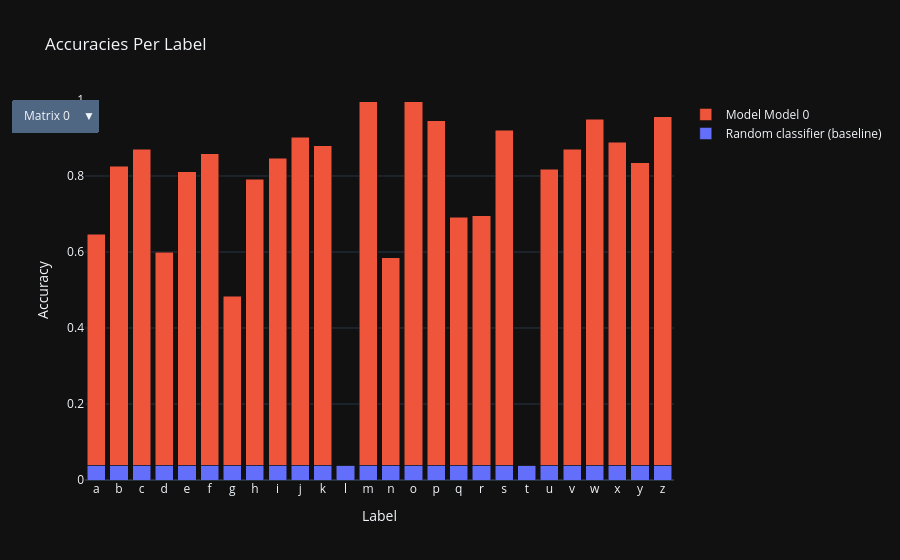

The notebook cell this image was saved under:
### Code cell
visualise_label_accuracies(list(range(10)), path=os.path.abspath("./model/training_reverse_pyramid1"))

### Figure 1 — Plotly figure (JSON) as saved in the notebook; plotly's stock layout.template omitted (floating-point values rounded to 4 significant figures)
{"data": [{"name": "Random classifier (baseline)", "type": "bar", "x": ["a", "b", "c", "d", "e", "f", "g", "h", "i", "j", "k", "l", "m", "n", "o", "p", "q", "r", "s", "t", "u", "v", "w", "x", "y", "z"], "y": [0.03846, 0.03846, 0.03846, 0.03846, 0.03846, 0.03846, 0.03846, 0.03846, 0.03846, 0.03846, 0.03846, 0.03846, 0.03846, 0.03846, 0.03846, 0.03846, 0.03846, 0.03846, 0.03846, 0.03846, 0.03846, 0.03846, 0.03846, 0.03846, 0.03846, 0.03846]}, {"name": "Model Model 0", "type": "bar", "visible": true, "x": ["a", "b", "c", "d", "e", "f", "g", "h", "i", "j", "k", "l", "m", "n", "o", "p", "q", "r", "s", "t", "u", "v", "w", "x", "y", "z"], "y": [0.6078, 0.7872, 0.8318, 0.5611, 0.7724, 0.8207, 0.4458, 0.7534, 0.8079, 0.8639, 0.8408, 0.0, 0.9574, 0.5465, 0.9564, 0.9064, 0.6533, 0.6574, 0.8822, 0.0, 0.7799, 0.8325, 0.9115, 0.8506, 0.7964, 0.9175]}, {"name": "Model Model 1", "type": "bar", "visible": false, "x": ["a", "b", "c", "d", "e", "f", "g", "h", "i", "j", "k", "l", "m", "n", "o", "p", "q", "r", "s", "t", "u", "v", "w", "x", "y", "z"], "y": [0.3901, 0.8351, 0.7956, 0.0, 0.8163, 0.7985, 0.5886, 0.8325, 0.6352, 0.8608, 0.8418, 0.2957, 0.9447, 0.0, 0.9709, 0.9339, 0.6132, 0.5968, 0.0, 0.6475, 0.825, 0.8439, 0.9034, 0.8022, 0.7599, 0.874]}, {"name": "Model Model 2", "type": "bar", "visible": false, "x": ["a", "b", "c", "d", "e", "f", "g", "h", "i", "j", "k", "l", "m", "n", "o", "p", "q", "r", "s", "t", "u", "v", "w", "x", "y", "z"], "y": [0.0, 0.5787, 0.8912, 0.5917, 0.8841, 0.0981, 0.0, 0.8251, 0.838, 0.7856, 0.5828, 0.0, 0.9436, 0.0, 0.0, 0.9115, 0.7942, 0.6336, 0.9016, 0.4665, 0.8884, 0.7836, 0.8962, 0.882, 0.7556, 0.9392]}, {"name": "Model Model 3", "type": "bar", "visible": false, "x": ["a", "b", "c", "d", "e", "f", "g", "h", "i", "j", "k", "l", "m", "n", "o", "p", "q", "r", "s", "t", "u", "v", "w", "x", "y", "z"], "y": [0.648, 0.8351, 0.8872, 0.5799, 0.0, 0.7479, 0.0, 0.0, 0.7951, 0.8124, 0.8535, 0.0, 0.9404, 0.4608, 0.9117, 0.8769, 0.749, 0.6336, 0.834, 0.5084, 0.7748, 0.821, 0.8973, 0.7809, 0.7856, 0.8415]}, {"name": "Model Model 4", "type": "bar", "visible": false, "x": ["a", "b", "c", "d", "e", "f", "g", "h", "i", "j", "k", "l", "m", "n", "o", "p", "q", "r", "s", "t", "u", "v", "w", "x", "y", "z"], "y": [0.0, 0.0, 0.09063, 0.0, 0.0, 0.346, 0.4253, 0.0, 0.8036, 0.3567, 0.0, 0.0, 0.9457, 0.0, 0.0, 0.0, 0.0, 0.0, 0.0, 0.0, 0.0, 0.563, 0.9563, 0.0, 0.761, 0.835]}, {"name": "Model Model 5", "type": "bar", "visible": false, "x": ["a", "b", "c", "d", "e", "f", "g", "h", "i", "j", "k", "l", "m", "n", "o", "p", "q", "r", "s", "t", "u", "v", "w", "x", "y", "z"], "y": [0.4091, 0.717, 0.8499, 0.5562, 0.0, 0.4219, 0.5897, 0.0, 0.7961, 0.8196, 0.8015, 0.0, 0.9415, 0.0, 0.9481, 0.9095, 0.0, 0.6455, 0.0, 0.0, 0.6643, 0.7752, 0.8973, 0.8157, 0.6399, 0.7828]}, {"name": "Model Model 6", "type": "bar", "visible": false, "x": ["a", "b", "c", "d", "e", "f", "g", "h", "i", "j", "k", "l", "m", "n", "o", "p", "q", "r", "s", "t", "u", "v", "w", "x", "y", "z"], "y": [0.3235, 0.5011, 0.858, 0.5404, 0.0, 0.0, 0.5596, 0.7187, 0.7886, 0.7722, 0.0, 0.0, 0.9574, 0.0, 0.9408, 0.9542, 0.0, 0.6594, 0.7234, 0.0, 0.5916, 0.7867, 0.8952, 0.8393, 0.6399, 0.0]}, {"name": "Model Model 7", "type": "bar", "visible": false, "x": ["a", "b", "c", "d", "e", "f", "g", "h", "i", "j", "k", "l", "m", "n", "o", "p", "q", "r", "s", "t", "u", "v", "w", "x", "y", "z"], "y": [0.0, 0.0, 0.7774, 0.0, 0.0, 0.0, 0.0, 0.0, 0.9174, 0.0, 0.0, 0.0, 0.916, 0.0, 0.7747, 0.04374, 0.0, 0.4826, 0.9518, 0.0, 0.4207, 0.0, 0.0, 0.6539, 0.0, 0.0]}, {"name": "Model Model 8", "type": "bar", "visible": false, "x": ["a", "b", "c", "d", "e", "f", "g", "h", "i", "j", "k", "l", "m", "n", "o", "p", "q", "r", "s", "t", "u", "v", "w", "x", "y", "z"], "y": [0.0, 0.0, 0.0, 0.0, 0.0, 0.0, 0.0, 0.0, 0.0, 0.0, 0.0, 0.0, 0.0, 0.0, 0.0, 0.0, 0.0, 0.0, 0.0, 0.0, 1.0, 0.0, 0.0, 0.0, 0.0, 0.0]}, {"name": "Model Model 9", "type": "bar", "visible": false, "x": ["a", "b", "c", "d", "e", "f", "g", "h", "i", "j", "k", "l", "m", "n", "o", "p", "q", "r", "s", "t", "u", "v", "w", "x", "y", "z"], "y": [0.2273, 0.8479, 0.9063, 0.6302, 0.737, 0.0, 0.5027, 0.8609, 0.8509, 0.0, 0.8312, 0.0, 0.9606, 0.3302, 0.9429, 0.9166, 0.8025, 0.6197, 0.9201, 0.7992, 0.8608, 0.9011, 0.8932, 0.873, 0.7696, 0.8958]}], "layout": {"barmode": "stack", "title": {"text": "Accuracies Per Label"}, "updatemenus": [{"buttons": [{"args": [{"visible": [true, true, false, false, false, false, false, false, false, false, false]}], "label": "Matrix 0", "method": "update"}, {"args": [{"visible": [true, false, true, false, false, false, false, false, false, false, false]}], "label": "Matrix 1", "method": "update"}, {"args": [{"visible": [true, false, false, true, false, false, false, false, false, false, false]}], "label": "Matrix 2", "method": "update"}, {"args": [{"visible": [true, false, false, false, true, false, false, false, false, false, false]}], "label": "Matrix 3", "method": "update"}, {"args": [{"visible": [true, false, false, false, false, true, false, false, false, false, false]}], "label": "Matrix 4", "method": "update"}, {"args": [{"visible": [true, false, false, false, false, false, true, false, false, false, false]}], "label": "Matrix 5", "method": "update"}, {"args": [{"visible": [true, false, false, false, false, false, false, true, false, false, false]}], "label": "Matrix 6", "method": "update"}, {"args": [{"visible": [true, false, false, false, false, false, false, false, true, false, false]}], "label": "Matrix 7", "method": "update"}, {"args": [{"visible": [true, false, false, false, false, false, false, false, false, true, false]}], "label": "Matrix 8", "method": "update"}, {"args": [{"visible": [true, false, false, false, false, false, false, false, false, false, true]}], "label": "Matrix 9", "method": "update"}], "direction": "down", "showactive": true, "xanchor": "center", "yanchor": "top"}], "xaxis": {"title": {"text": "Label"}}, "yaxis": {"range": [0, 1], "title": {"text": "Accuracy"}}}}
